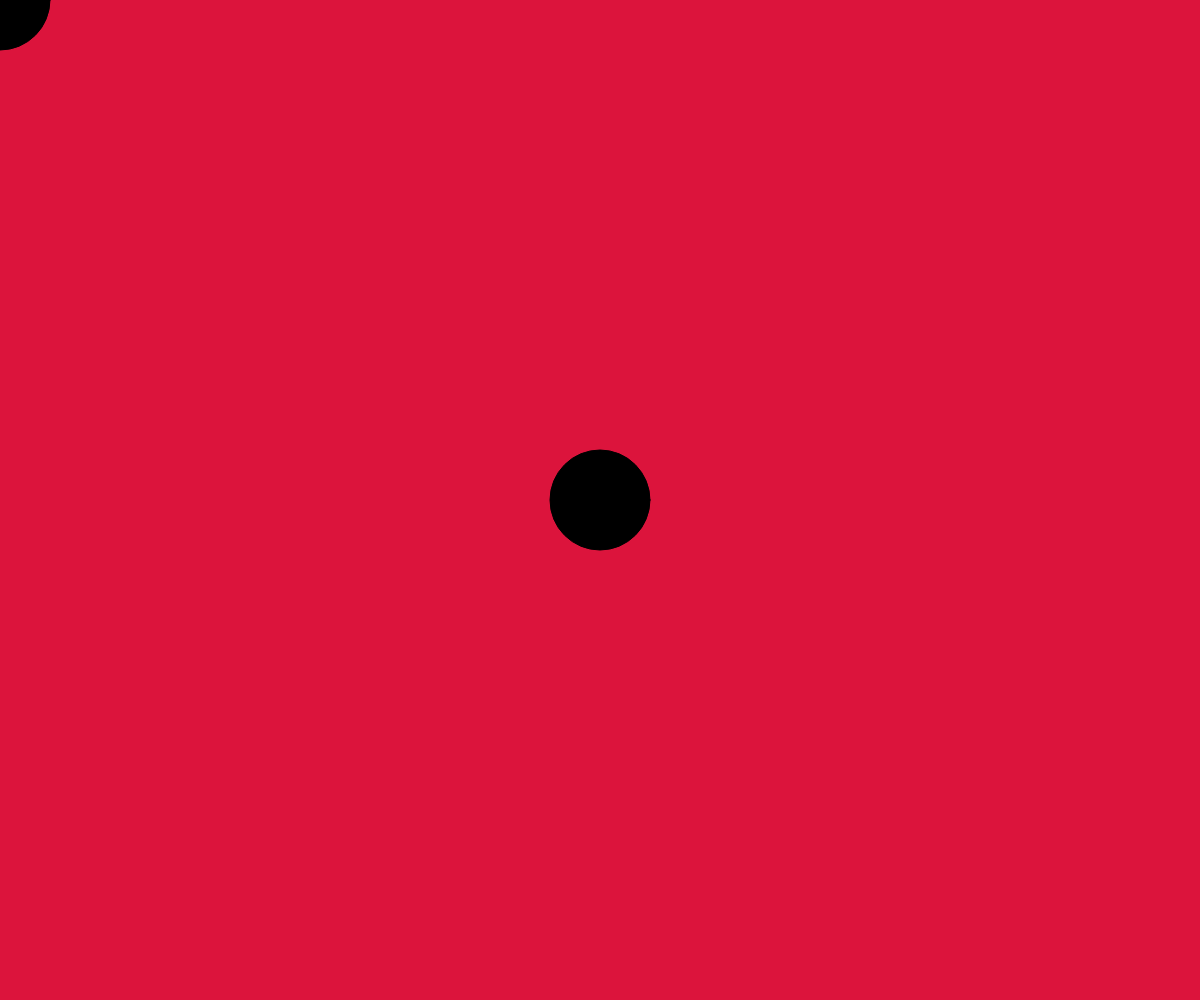
Frame 1 (no input)
Frame 60 (no input): identical to frame 1, image omitted
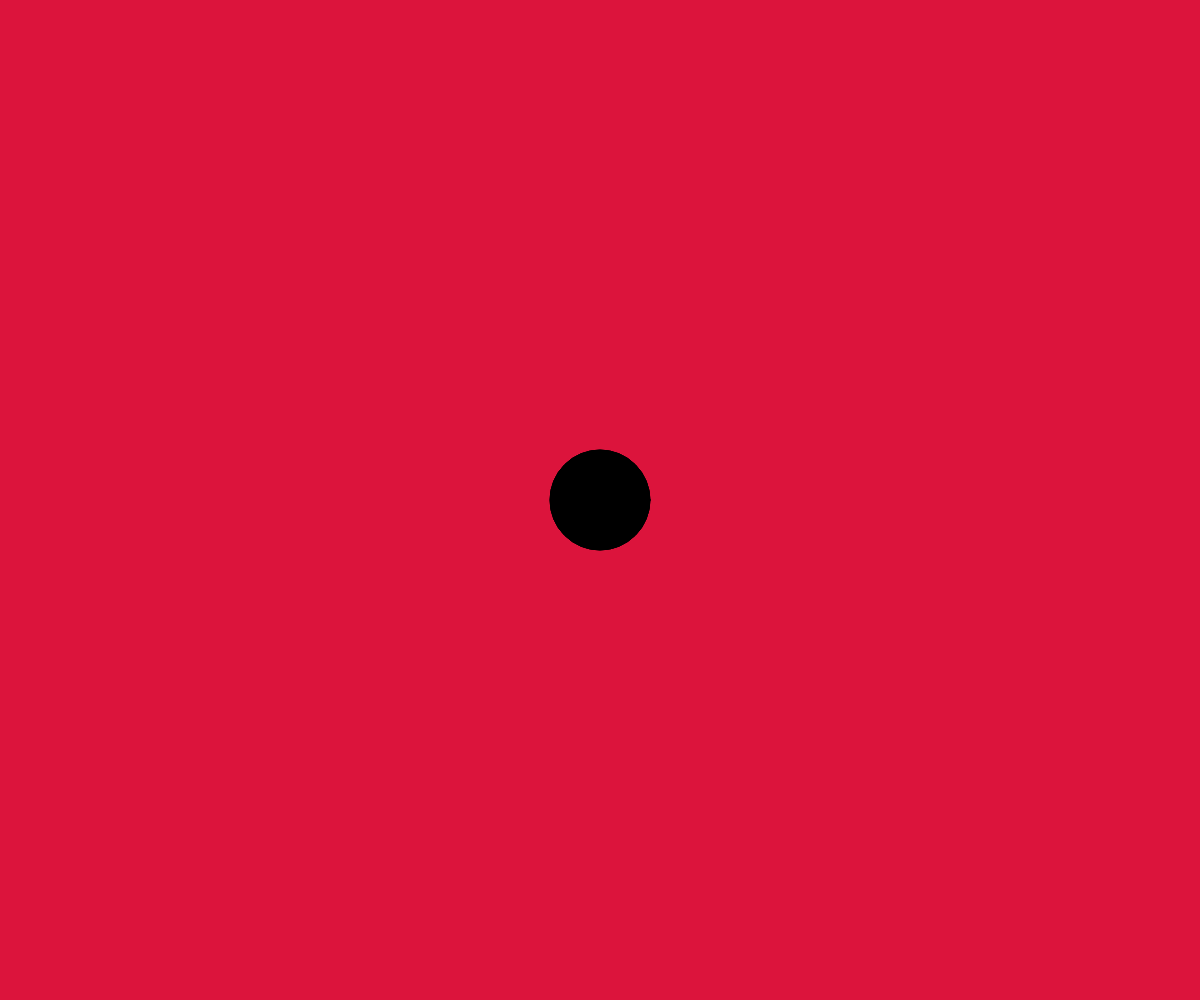
Frame 120 (the mouse pressed at the canvas centre since frame 60)

The p5.js sketch that drew these frames (run headless with seeded random() and noise() and a simulated clock; from frame 60 on, the mouse is pressed at the canvas centre):

// p5.js sketch
// ── sketch.js
// Coordinate Systems and User Events
// Eliz Vo
// September 10, 2025


function setup() {
  createCanvas(windowWidth, windowHeight);
  print(windowWidth, windowHeight, width, height);
  //windowWidth: current browse width
  //width:       canvas width
}

function draw() { // runs over and over 
                  // targeting 60 frames per second
  background("crimson"); //draws a big solid rectangle
                   // 0 - black, 255 - white
  // STRIVE to keep draw() clean and tidy
  //fill(0, 0, 0);
  //    R, B, G
  //circle(mouseX, mouseY, 30);
  drawTwoCircles() 
}

function drawTwoCircles(){  //[ALT] + [SHIFT] + [F] = Autoformat
  // draws 2 circles, one at a fixed location
  // and one at the mouse location

  // draw order: the latter the drawing, the higher it is in the draw stack
  fill(0, 0, 0);
  circle(mouseX, mouseY, 100);

  fill(0, 0, 0)
  circle(width/2, height/2, 100)
}
